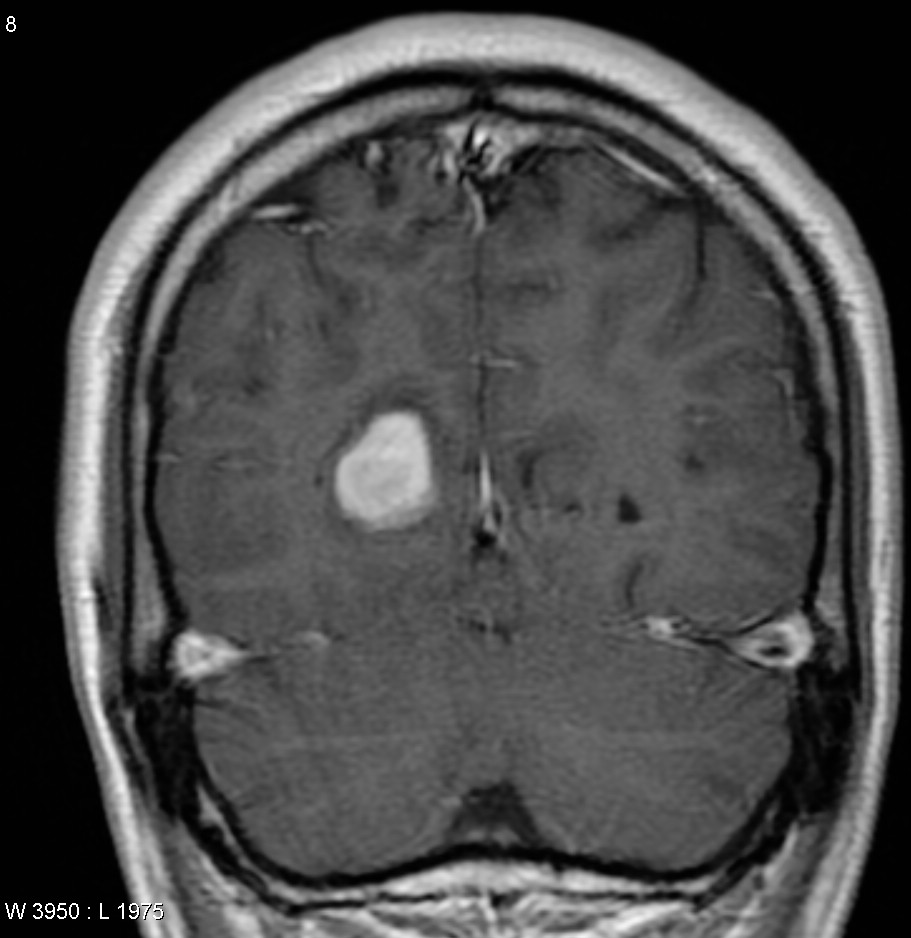
#> input picture examples/data/brain.jpeg, 911 x 938 px
$ jupyter execute --allow-errors ImageClassification.ipynb
#> lines starting #> are read from the running program, lines starting #| are printed output that depends on the picture
# Backprop Core Example: Zero-Shot Image Classification

## A brief intro

Zero-shot classification is a relatively simple idea.
As with standard classification, a model looks at input and assigns probabilities to a set of labels.
However, with zero-shot, the model was not trained on any particular set of labels.
This makes the classifier extremely flexible for a variety of use cases.

[cell 1]
import backprop

[cell 2]
# Set your API key to do inference on Backprop's platform
# Leave as None to run locally
api_key = None

#> (a cell that did not finish here is left out)

[cell 4]
from PIL import Image

image_path = "data/brain.jpeg"
# Preview
Image.open(image_path).resize((200, 200), Image.NEAREST)
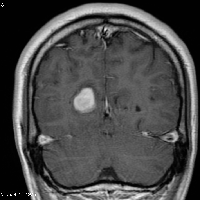
#> Out: PIL image 200x200 RGB; min 0, max 255, mean 72.6
